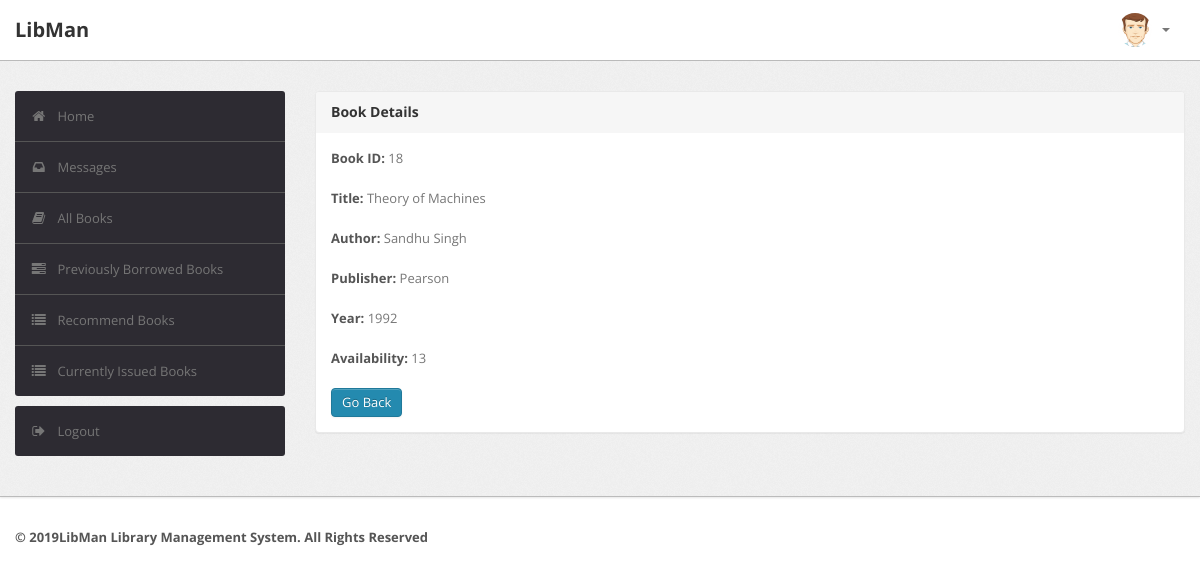
Screenshot of /student/bookdetails.php?id=18 (signed in) with the database file from the repository.
### tables this page shows
CREATE TABLE `book` (
  `BookId` int(10) NOT NULL,
  `Title` varchar(50) DEFAULT NULL,
  `Publisher` varchar(50) DEFAULT NULL,
  `Year` varchar(50) DEFAULT NULL,
  `Availability` int(5) DEFAULT NULL
);

CREATE TABLE `author` (
  `BookId` int(10) NOT NULL,
  `Author` varchar(50) NOT NULL,
  PRIMARY KEY (`BookId`,`Author`),
  CONSTRAINT `author_ibfk_1` FOREIGN KEY (`BookId`) REFERENCES `book` (`BookId`)
);

### student/bookdetails.php (the view, shortened to what this page needs)
<?php
require('dbconn.php');
?>
<?php
if ($_SESSION['RollNo']) {
    ?>
<!DOCTYPE html>
<html lang="en">
    <head>
        <link type="text/css" href="bootstrap/css/bootstrap.min.css" rel="stylesheet">
        <link type="text/css" href="bootstrap/css/bootstrap-responsive.min.css" rel="stylesheet">
        <link type="text/css" href="css/theme.css" rel="stylesheet">
        <link type="text/css" href="images/icons/css/font-awesome.css" rel="stylesheet">
    </head>
    <body>
        <div class="navbar navbar-fixed-top">
            <div class="navbar-inner">
                <div class="container">
                        <a class="brand" href="index.php">LibMan </a>
                    <div class="nav-collapse collapse navbar-inverse-collapse">
                        <ul class="nav pull-right">
                            <li class="nav-user dropdown"><a href="#" class="dropdown-toggle" data-toggle="dropdown">
                                <img src="images/user.png" class="nav-avatar" />
                                <b class="caret"></b></a>
                            </li>
                        </ul>
                    </div>
                </div>
            </div>
        </div>
        <div class="wrapper">
            <div class="container">
                <div class="row">
                    <div class="span3">
                        <div class="sidebar">
                            <ul class="widget widget-menu unstyled">
                                <li class="active"><a href="index.php"><i class="menu-icon icon-home"></i>Home
                                </a></li>
                                 <li><a href="message.php"><i class="menu-icon icon-inbox"></i>Messages</a>
                                </li>
                                <li><a href="book.php"><i class="menu-icon icon-book"></i>All Books </a></li>
                                <li><a href="history.php"><i class="menu-icon icon-tasks"></i>Previously Borrowed Books </a></li>
                                <li><a href="recommendations.php"><i class="menu-icon icon-list"></i>Recommend Books </a></li>
                                <li><a href="current.php"><i class="menu-icon icon-list"></i>Currently Issued Books </a></li>
                            </ul>
                            <ul class="widget widget-menu unstyled">
                                <li><a href="logout.php"><i class="menu-icon icon-signout"></i>Logout </a></li>
                            </ul>
                        </div>
                    </div>
                    <div class="span9">
                        <div class="content">
                        <div class="module">
                            <div class="module-head">
                                <h3>Book Details</h3>
                            </div>
                            <div class="module-body">
                        <?php
                            $x=$_GET['id'];
                            $sql="select * from LMS.book where BookId='$x'";
                            $result=$conn->query($sql);
                            $row=$result->fetch_assoc();
                                $bookid=$row['BookId'];
                                $name=$row['Title'];
                                $publisher=$row['Publisher'];
                                $year=$row['Year'];
                                $avail=$row['Availability'];
                                echo "<b>Book ID:</b> ".$bookid."<br><br>";
                                echo "<b>Title:</b> ".$name."<br><br>";
                                $sql1="select * from LMS.author where BookId='$bookid'";
                                $result=$conn->query($sql1);
                                echo "<b>Author:</b> ";
                                while($row1=$result->fetch_assoc())
                                {
                                    echo $row1['Author']."&nbsp;";
                                }
                                echo "<br><br>";
                                echo "<b>Publisher:</b> ".$publisher."<br><br>";
                                echo "<b>Year:</b> ".$year."<br><br>";
                                echo "<b>Availability:</b> ".$avail."<br><br>";
                            ?>
                        <a href="book.php" class="btn btn-primary">Go Back</a>
                               </div>
                           </div>
                            </div>
                </div>
                </div>
                </div>
            </div>
<div class="footer">
            <div class="container">
                <b class="copyright">&copy; 2019LibMan Library Management System. All Rights Reserved
            </div>
        </div>
    </body>
</html>
<?php }
else {
    echo "<script type='text/javascript'>alert('Access Denied!!!')</script>";
} ?>

### student/css/theme.css (style rules this page uses)
body { font-size: 13px; font-family: 'Open Sans', Arial, sans-serif; background: #fff; color: #777 }
h1, h2, h3, h4, h5, h6 { color: #333; margin-top: 0 }
h3 { font-size: 20px }
strong, b { color: #555 }
.wrapper { background: url(../images/bg.png) #eee; border-bottom: 1px solid #bbb; -webkit-box-shadow: 0 1px 2px rgba(0,0,0,0.1); -moz-box-shadow: 0 1px 2px rgba(0,0,0,0.1); box-shadow: 0 1px 2px rgba(0,0,0,0.1); padding: 30px 0 }
.footer { color: #999; padding: 30px 0 60px }
body [class^="icon-"], body [class*=" icon-"] { font-size: 14px; line-height: 20px; height: 20px }
.module { background: #fff; -webkit-border-radius: 3px; -moz-border-radius: 3px; border-radius: 3px; border: 1px solid #ccc; border-bottom-color: #bbb; -webkit-box-shadow: 0 0 1px rgba(0,0,0,0.2); -moz-box-shadow: 0 0 1px rgba(0,0,0,0.2); box-shadow: 0 0 1px rgba(0,0,0,0.2); margin-bottom: 30px }
.navbar { position: static!important; margin: 0!important }
.navbar .navbar-inner { background: #fff; border-bottom: 1px solid #bbb; -webkit-box-shadow: 0 1px 2px rgba(0,0,0,0.15); -moz-box-shadow: 0 1px 2px rgba(0,0,0,0.15); box-shadow: 0 1px 2px rgba(0,0,0,0.15) }
.navbar .brand { color: #333; font-weight: bold; font-size: 20px; margin-right: 20px; padding: 20px }
.navbar .nav>li>a { padding: 20px 15px; font-weight: bold; color: #777 }
.nav-user>a { height: 20px }
.nav-avatar { width: 34px; height: 34px; margin: -7px 5px 0 0; -webkit-border-radius: 50%; -moz-border-radius: 50%; border-radius: 50% }
.btn, .btn-box { -webkit-border-radius: 3px; -moz-border-radius: 3px; border-radius: 3px }
.btn { font-size: 13px; font-weight: 600 }
.btn { display: inline-block; margin-bottom: 0; font-weight: 400; text-align: center; vertical-align: middle; cursor: pointer; background-image: none; border: 1px solid transparent; white-space: nowrap; padding: 4px 10px; font-size: 13px; line-height: 1.42857; border-radius: 4px; -webkit-user-select: none; -moz-user-select: none; -ms-user-select: none; user-select: none }
.btn-primary { color: #fff; background-color: #248aaf; border-color: #20799a }
.widget-menu { background: #fff; -webkit-border-radius: 3px; -moz-border-radius: 3px; border-radius: 3px; overflow: hidden }
.widget-menu a { color: #555; display: block; line-height: 20px; padding: 15px; text-decoration: none!important }
.widget-menu .menu-icon { margin-right: 10px; color: #767676; -webkit-transition: all .2s ease-in-out; -moz-transition: all .2s ease-in-out; transition: all .2s ease-in-out; }
.widget-menu>li+li { border-top: 1px solid #555 }
.widget-menu>li>a { background-color: #2d2b32; color: #767676; -webkit-transition: all .2s ease-in-out; -moz-transition: all .2s ease-in-out; transition: all .2s ease-in-out; }
.module { box-shadow: 0 0 3px rgba(0,0,0,.1); border-color: #e9e9e9; margin-bottom: 20px; background-color: #fff; border-radius: 4px; -webkit-box-shadow: 0 1px 1px rgba(0,0,0,.05); box-shadow: 0 1px 1px rgba(0,0,0,.05); }
.module-head { color: #767676; background-color: #f6f6f6; border-color: #e9e9e9; padding: 10px 15px; border-bottom: 1px solid transparent; border-top-right-radius: 3px; border-top-left-radius: 3px; }
.module-head h3 { font-size: 14px; line-height: 20px; height: 20px; margin: 0 }
.module-body { padding: 15px }

### rows the page displays
book: BookId "18", Title "Theory of Machines", Publisher "Pearson", Year "1992", Availability "13"
author: Author "Sandhu"
author: Author "Singh"
